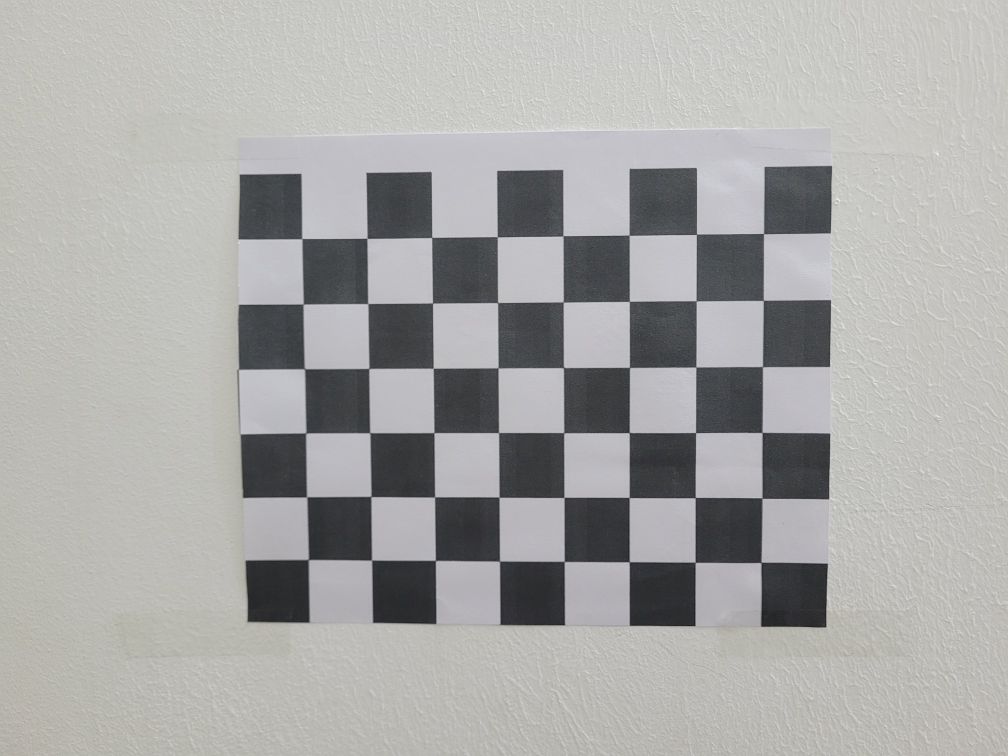
#> input picture HW3/code/calib_imgs/example_calib_img.jpg, 4032 x 3024 px (shown at 1/4 size); its folder holds only this picture in this run
$ jupyter execute cam_calib.ipynb   (shell and % lines are left out)
#> lines starting #> are read from the running program, lines starting #| are printed output that depends on the picture; long printed decimals are rounded
# Camera Calibration Notebook

## 1. Introduction and Setup

### Introduction to Camera Calibration

Camera calibration is the process of estimating the parameters of a camera's imaging system. These parameters include:

1. Intrinsic parameters: focal length, optical center, and lens distortion coefficients.
2. Extrinsic parameters: rotation and translation of the camera with respect to a world coordinate system.

Calibration is crucial for:
- Correcting lens distortion
- Measuring objects in world units
- 3D reconstruction
- Augmented reality applications

In this notebook, we'll perform camera calibration using a chessboard pattern and visualize the results.

### Setup: Importing necessary libraries

Let's start by importing the required libraries:

[cell 1]
import numpy as np
import cv2
import glob
import matplotlib.pyplot as plt

## 2. Image Collection

In this section, we'll load our calibration images and display a sample image to ensure everything is set up correctly.

### Load calibration images

We'll use glob to find all the calibration images in a specified directory.

### Display a sample image

We'll display the first image from our collection to visually verify our data.

[cell 2]
# Specify the path to your calibration images
images_path = 'calib_imgs/*.jpg'  # Adjust this path as needed

# Get a list of all calibration image file paths
images = sorted(glob.glob(images_path))

print(f"Found {len(images)} calibration images.")

# Read and display the first image
if images:
    sample_image = cv2.imread(images[0])
#> sample_image is the input picture: shape (3024, 4032, 3); mean B, G, R 167.4, 169, 169.1
    sample_image_rgb = cv2.cvtColor(sample_image, cv2.COLOR_BGR2RGB)

    plt.figure(figsize=(10, 8))
    plt.imshow(sample_image_rgb)
    plt.title('Sample Calibration Image')
    plt.axis('off')
    plt.show()
else:
    print("No calibration images found. Please check the image path.")

# Print image dimensions
if 'sample_image' in locals():
    print(f"Image dimensions: {sample_image.shape[1]} x {sample_image.shape[0]} pixels")
#| Image dimensions: 4032 x 3024 pixels

## 3. Chessboard Detection

In this section, we'll detect the chessboard corners in all calibration images. This is a crucial step for camera calibration as it provides the necessary point correspondences between the 2D image points and the 3D world points.

### Define the chessboard size

We need to specify the number of inner corners in the chessboard pattern.

### Prepare object points

We'll create a set of 3D points representing the chessboard corners in the world coordinate system.

### Detect chessboard corners

We'll iterate through all images, detect the chessboard corners, and store the results.

### Visualize detected corners

We'll display a sample image with the detected corners overlaid to verify the detection process.

[cell 3]
# Define the chessboard size (number of inner corners)
chessboard_size = (8, 6)  # Adjust this based on your chessboard pattern

# Prepare object points
square_size_mm = 0.025
objp = np.zeros((chessboard_size[0] * chessboard_size[1], 3), np.float32)
objp[:, :2] = np.mgrid[0:chessboard_size[0], 0:chessboard_size[1]].T.reshape(-1, 2) * square_size_mm
# Arrays to store object points and image points from all images
objpoints = []  # 3D points in real world space
imgpoints = []  # 2D points in image plane

# Iterate through all images
for fname in images:
    img = cv2.imread(fname)
    gray = cv2.cvtColor(img, cv2.COLOR_BGR2GRAY)

    # Find the chessboard corners
    ret, corners = cv2.findChessboardCorners(gray, chessboard_size, None)
#> ret = True; corners = 48 rows, first 8: [1209.1, 957.9], [1469.6, 954.3], [1730.1, 950.9], [1990, 948.5], [2254.3, 946.2], [2518.4, 941], [2787.4, 938.4], [3056.2, 936.7]

    # If found, add object points and image points
    if ret:
        objpoints.append(objp)
        imgpoints.append(corners)

        # Draw and display the corners on a sample image
        if fname == images[0]:  # Only for the first image
            img_corners = cv2.drawChessboardCorners(img.copy(), chessboard_size, corners, ret)
            plt.figure(figsize=(10, 8))
            plt.imshow(cv2.cvtColor(img_corners, cv2.COLOR_BGR2RGB))
            plt.title('Chessboard Corners Detection')
            plt.axis('off')
            plt.show()

print(f"Successfully detected corners in {len(objpoints)} out of {len(images)} images.")

## 4. Camera Calibration

In this section, we'll perform the camera calibration using the detected chessboard corners. We'll then extract the camera matrix and distortion coefficients.

### Perform camera calibration

We'll use OpenCV's `calibrateCamera` function to compute the camera calibration parameters.

### Extract calibration results

We'll extract and display the camera matrix and distortion coefficients.

### Interpret the results

We'll briefly explain what each parameter means and its significance in camera calibration.

[cell 4]
# Perform camera calibration
ret, mtx, dist, rvecs, tvecs = cv2.calibrateCamera(objpoints, imgpoints, gray.shape[::-1], None, None)
#> ret = 1.16; mtx = [[4045.9, 0, 2115.3], [0, 4032.3, 1593.5], [0, 0, 1]]; dist = [[-0.201, 6.38, 0.00137, 0.00283, -51.2]]; rvecs = ([0.0633, 0.0486, -0.00426],); tvecs = ([-0.0868, -0.0613, 0.387],)

# Print calibration results
print("Camera calibrated:", ret)
#| Camera calibrated: 1.156
print("\nCamera matrix:")
print(mtx)
#| [[4.04593346e+03 0.00000000e+00 2.11527362e+03]
#|  [0.00000000e+00 4.03225702e+03 1.59348054e+03]
#|  [0.00000000e+00 0.00000000e+00 1.00000000e+00]]
print("\nDistortion coefficients:")
print(dist)
#| [[-2.00656190e-01  6.37854165e+00  1.37472250e-03  2.83049072e-03
#|   -5.11974133e+01]]

# Interpret the results
print("\nInterpretation of the camera matrix:")
print(f"Focal length: ({mtx[0,0]:.2f}, {mtx[1,1]:.2f})")
#| Focal length: (4045.93, 4032.26)
print(f"Principal point: ({mtx[0,2]:.2f}, {mtx[1,2]:.2f})")
#| Principal point: (2115.27, 1593.48)

print("\nInterpretation of distortion coefficients:")
print(f"Radial distortion: (k1: {dist[0,0]:.4f}, k2: {dist[0,1]:.4f}, k3: {dist[0,4]:.4f})")
#| Radial distortion: (k1: -0.2007, k2: 6.3785, k3: -51.1974)
print(f"Tangential distortion: (p1: {dist[0,2]:.4f}, p2: {dist[0,3]:.4f})")
#| Tangential distortion: (p1: 0.0014, p2: 0.0028)

# Visualize the camera matrix with numbers, without color bar and colors
plt.figure(figsize=(6, 6))
plt.imshow(mtx, aspect='equal')
plt.title('Camera Matrix Visualization')

# Add text annotations
for i in range(mtx.shape[0]):
    for j in range(mtx.shape[1]):
        text = plt.text(j, i, f'{mtx[i, j]:.2f}',
                        ha="center", va="center", color="white",
                        fontweight='bold')

plt.axis('off')  # Turn off axis
plt.tight_layout()
plt.show()
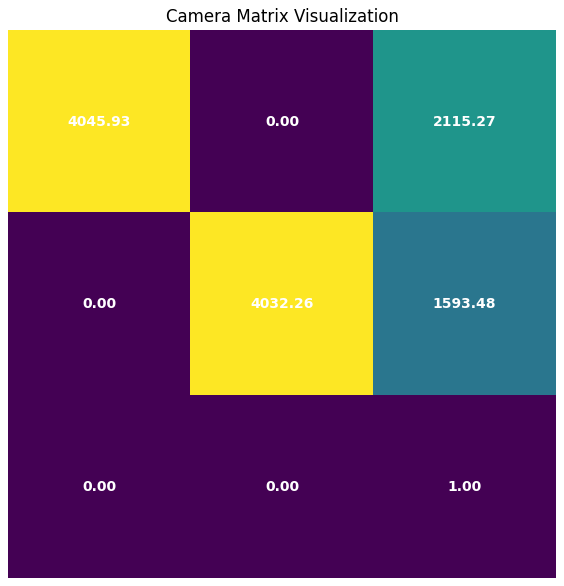
#> figure drawn by matplotlib, 1 panel

## 5. Image Undistortion

In this section, we'll use the calibration results to undistort images and visualize the effect of lens correction.

### Apply undistortion to a sample image

We'll use OpenCV's `undistort` function to correct the lens distortion in our sample image.

### Visualize the undistortion effect

We'll display the original and undistorted images side by side for comparison.

### Analyze the undistortion results

We'll discuss the visible changes in the image and their significance.

[cell 5]
# Load a sample image for undistortion
sample_img = cv2.imread(images[0])
h, w = sample_img.shape[:2]
#> h = 3024; w = 4032

# Undistort the image
dst = cv2.undistort(sample_img, mtx, dist, None, mtx)
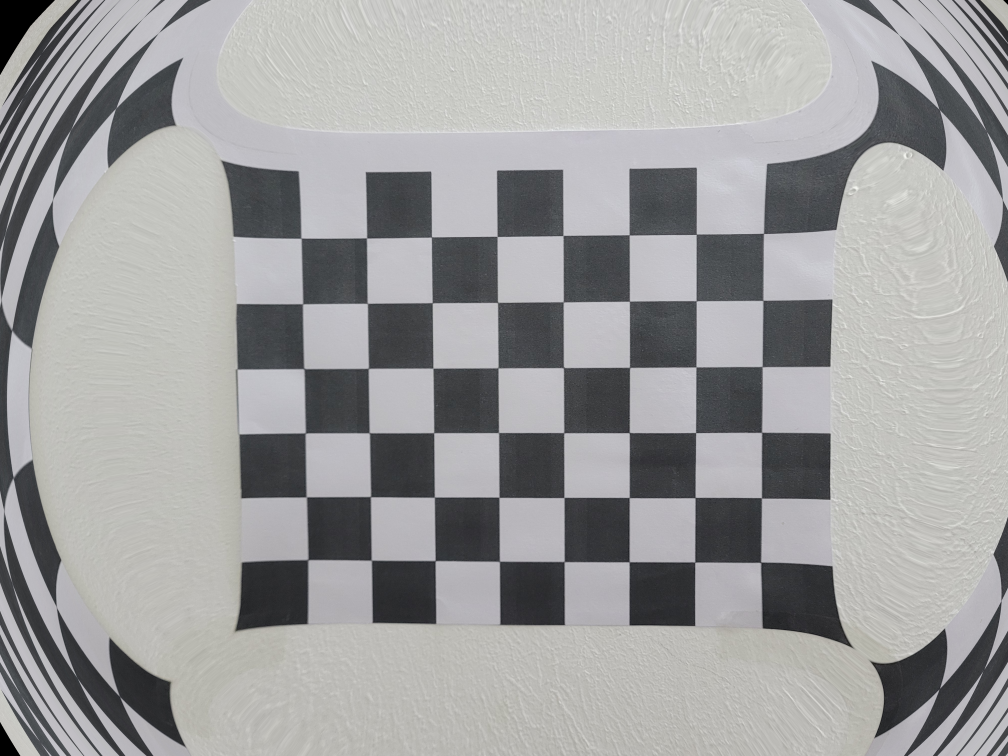
#> dst: shape (3024, 4032, 3) (shown at 1/4 size); mean B, G, R 158.6, 158.4, 158.3


# Display the original and undistorted images
fig, (ax1, ax2) = plt.subplots(1, 2, figsize=(10,5))

ax1.imshow(cv2.cvtColor(sample_img, cv2.COLOR_BGR2RGB))
ax1.set_title('Original Image')
ax1.axis('off')

ax2.imshow(cv2.cvtColor(dst, cv2.COLOR_BGR2RGB))
ax2.set_title('Undistorted Image')
ax2.axis('off')

plt.tight_layout()
plt.show()
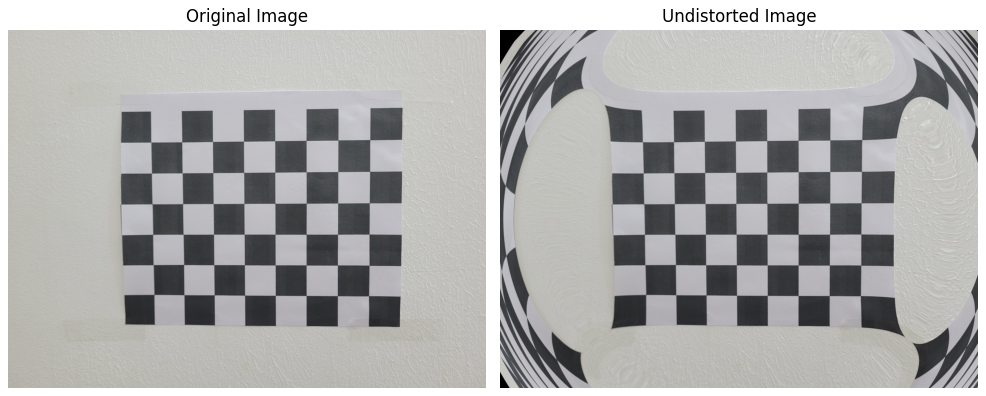
#> figure drawn by matplotlib, 2 panels

# Analyze the results
print("Undistortion Analysis:")
print("1. Observe the straightening of lines, especially near the edges of the image.")
print("2. Notice any changes in the image proportions or perspective.")
print("3. Look for reductions in barrel or pincushion distortion effects.")
print("\nNote: The severity of the changes will depend on the level of distortion in the original image.")

## 6. Calibration Quality Assessment

In this section, we'll assess the quality of our camera calibration by calculating and visualizing the reprojection error.

### Calculate Reprojection Error

We'll compute the reprojection error for each calibration image and calculate the mean error.

### Visualize Reprojection Error

We'll create a histogram of reprojection errors to visualize their distribution.

### Interpret the Results

We'll discuss what the reprojection error means and what constitutes a good calibration result.

[cell 6]
# Calculate reprojection error
mean_error = 0
for i in range(len(objpoints)):
    imgpoints2, _ = cv2.projectPoints(objpoints[i], rvecs[i], tvecs[i], mtx, dist)
    error = cv2.norm(imgpoints[i], imgpoints2, cv2.NORM_L2)/len(imgpoints2)
    mean_error += error
#> this loop made 1 pass
#> (error, mean_error) on pass 1: (0.167, 0.167)
#> after the loop, mean_error = 0.167

mean_error /= len(objpoints)

print(f"Mean reprojection error: {mean_error:.5f} pixels")
#| Mean reprojection error: 0.1668 pixels

# Calculate reprojection error for each point in each image
total_error = []
for i in range(len(objpoints)):
    imgpoints2, _ = cv2.projectPoints(objpoints[i], rvecs[i], tvecs[i], mtx, dist)
    error = np.sum(np.abs(imgpoints[i] - imgpoints2)**2, axis=2).reshape(-1)
    total_error.extend(error)
#> this loop made 1 pass
#> after the loop, total_error = 48 values, max 5.2 at index 27, min 0.000888 at index 6, mean 1.34

# Visualize reprojection error distribution
plt.figure(figsize=(10, 6))
plt.hist(np.sqrt(total_error), bins=50, range=(0, 2), edgecolor='black')
plt.title('Distribution of Reprojection Errors')
plt.xlabel('Reprojection Error (pixels)')
plt.ylabel('Frequency')
plt.show()
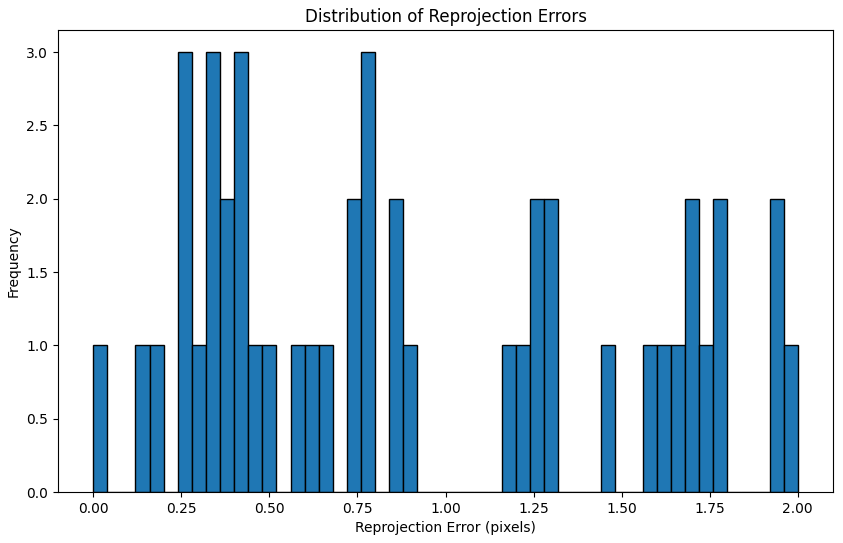
#> figure drawn by matplotlib, 1 panel

# Calculate and print some statistics
error_array = np.array(total_error)
#> error_array has the same summary as total_error
print(f"Minimum reprojection error: {np.min(np.sqrt(error_array)):.5f} pixels")
#| Minimum reprojection error: 0.0298 pixels
print(f"Maximum reprojection error: {np.max(np.sqrt(error_array)):.5f} pixels")
#| Maximum reprojection error: 2.281 pixels
print(f"Median reprojection error: {np.median(np.sqrt(error_array)):.5f} pixels")
#| Median reprojection error: 0.7882 pixels

# Interpret the results
print("\nInterpretation of Results:")
print("1. A mean reprojection error below 1 pixel is generally considered good.")
print("2. The distribution of errors should be roughly Gaussian and centered near zero.")
print("3. Large outliers in the error distribution may indicate issues with specific calibration images.")
print("4. If the error is consistently high, consider recapturing calibration images or adjusting the calibration process.")

## 7. Visualizing Camera Poses

In this section, we'll visualize the estimated camera poses for each calibration image. This visualization will help us understand the spatial relationship between the camera and the calibration pattern in 3D space.

### Prepare Camera Pose Data

We'll extract the rotation and translation vectors for each calibration image.

### Create 3D Visualization

We'll create a 3D plot showing the position and orientation of the camera for each calibration image relative to the chessboard.

### Interpret the Results

We'll discuss what the visualization tells us about the camera's movement during the calibration process.

[cell 7]

def draw_camera(ax, R, t, scale=0.08):
    # Camera frame
    cam_points = np.array([
        [0, 0, 0],  # Camera center
        [1, 1, 2],  # Top-right corner
        [1, -1, 2], # Bottom-right corner
        [-1, -1, 2],# Bottom-left corner
        [-1, 1, 2]  # Top-left corner
    ]) * scale

    cam_points_world = (R @ cam_points.T + t.reshape(3, 1)).T

    # Plot camera frame
    # Base of the pyramid
    ax.plot(cam_points_world[[1,2,3,4,1], 0],
            cam_points_world[[1,2,3,4,1], 1],
            cam_points_world[[1,2,3,4,1], 2], 'r-')

    # Lines from camera center to corners
    for i in range(1, 5):
        ax.plot(cam_points_world[[0,i], 0],
                cam_points_world[[0,i], 1],
                cam_points_world[[0,i], 2], 'r-')

    # Plot camera center
    ax.scatter(cam_points_world[0, 0], cam_points_world[0, 1], cam_points_world[0, 2], color='r', s=50)

# Create 3D plot
fig = plt.figure(figsize=(8, 8))
ax = fig.add_subplot(111, projection='3d')

# Plot chessboard plane
X, Y, Z = objp[:,0], objp[:,1], objp[:,2]
ax.scatter(X, Y, Z, alpha=0.5)

# Plot camera poses
for i, (R, t) in enumerate(zip(rvecs, tvecs)):
    R = cv2.Rodrigues(R)[0]
    R = np.linalg.inv(R)
    t = -t

    draw_camera(ax, R, t)
    ax.text(t[0][0], t[1][0], t[2][0], f'{i+1}', fontsize=8)
#> this loop made 1 pass
#> (R, t) on pass 1: ([0.0633, 0.0486, -0.00426], [0.0868, 0.0613, -0.387])

# Set labels and title
ax.set_xlabel('X')
ax.set_ylabel('Y')
ax.set_zlabel('Z')
ax.set_title('Camera Poses Relative to Chessboard')

# Set equal aspect ratio
ax.set_box_aspect((1, 1, 1))

# Get the limits of all axes
x_lim = ax.get_xlim()
#> x_lim = (-0.0139, 0.188)
y_lim = ax.get_ylim()
#> y_lim = (-0.0206, 0.163)
z_lim = ax.get_zlim()
#> z_lim = (-0.415, 0.0282)

# Find the range
max_range = np.array([x_lim[1]-x_lim[0], y_lim[1]-y_lim[0], z_lim[1]-z_lim[0]]).max() / 2.0
#> max_range = 0.222

# Find the center
mid_x = np.mean(x_lim)
#> mid_x = 0.087
mid_y = np.mean(y_lim)
#> mid_y = 0.0714
mid_z = np.mean(z_lim)
#> mid_z = -0.193

# Set the limits for all axes
ax.set_xlim(mid_x - max_range, mid_x + max_range)
ax.set_ylim(mid_y - max_range, mid_y + max_range)
ax.set_zlim(mid_z - max_range, mid_z + max_range)

# Calculate and print camera position statistics
camera_positions = np.array([t.ravel() for t in tvecs])
#> camera_positions = [[-0.0868, -0.0613, 0.387]]
mean_position = np.mean(camera_positions, axis=0)
#> mean_position = [-0.0868, -0.0613, 0.387]
std_position = np.std(camera_positions, axis=0)
#> std_position = [0, 0, 0]

print(f"Mean camera position: X={mean_position[0]:.2f}, Y={mean_position[1]:.2f}, Z={mean_position[2]:.2f}")
#| Mean camera position: X=-0.09, Y=-0.06, Z=0.39
print(f"Standard deviation of camera positions: X={std_position[0]:.2f}, Y={std_position[1]:.2f}, Z={std_position[2]:.2f}")
#| Standard deviation of camera positions: X=0.00, Y=0.00, Z=0.00

plt.tight_layout()
plt.show()
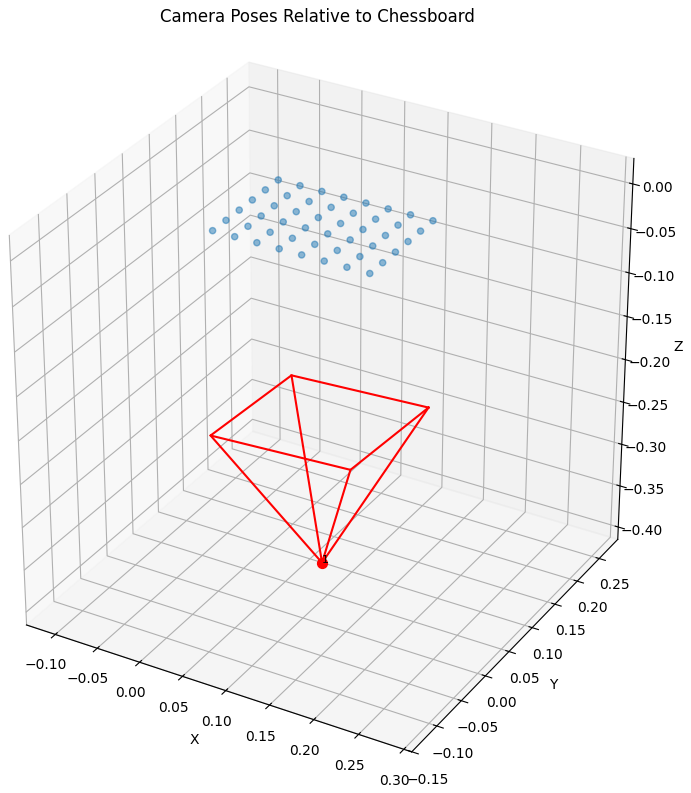
#> figure drawn by matplotlib, 1 panel

# Interpretation of the results
print("\nInterpretation of Camera Pose Visualization:")
print("1. Each point represents a camera position for a calibration image.")
print("2. The chessboard plane is shown at Z=0.")
print("3. The spread of camera positions shows the variety of viewpoints used in calibration.")
print("4. Ideally, you want a good distribution of camera positions around the chessboard.")
print("5. If all points are clustered in one area, consider taking more diverse calibration images.")

## 8. Saving and Calibration Results

In this section, we'll save our calibration results to a file and demonstrate how to load them back. This is crucial for reusing the calibration data in other projects or sessions.

### Save Calibration Results

We'll use NumPy's save function to store our calibration data in a compressed format.

```python
import numpy as np
import os

# Create a dictionary to hold all calibration data
calibration_data = {
    'camera_matrix': mtx,
    'dist_coeffs': dist,
    'rvecs': rvecs,
    'tvecs': tvecs
}

# Save the calibration data
np.savez_compressed('camera_calibration.npz', **calibration_data)

print("Calibration data saved to 'camera_calibration.npz'")

[cell 8]
import numpy as np
import os

# Create a dictionary to hold all calibration data
calibration_data = {
    'camera_matrix': mtx,
    'dist_coeffs': dist,
    'rvecs': rvecs,
    'tvecs': tvecs
}
#> calibration_data = {'camera_matrix': [[4045.9, 0, 2115.3], [0, 4032.3, 1593.5], [0, 0, 1]], 'dist_coeffs': [[-0.201, 6.38, 0.00137, 0.00283, -51.2]], 'rvecs': ([0.0633, 0.0486, -0.00426],), 'tvecs': ([-0.0868, -0.0613, 0.387],)}

# Save the calibration data
np.savez_compressed('camera_calibration.npz', **calibration_data)

print("Calibration data saved to 'camera_calibration.npz'")
